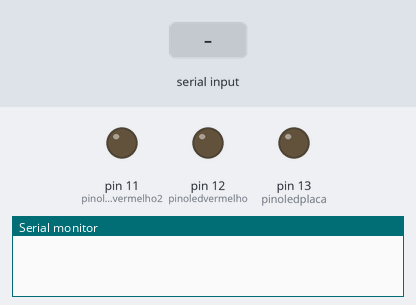
The sketch below on a simulated Arduino Uno, built with avr-gcc and run on an emulated ATmega328P. On the bench: output pins drawn as LEDs (lit = HIGH), the last lines printed to the serial monitor. Dashed ring = blinking. The test bench sets the inputs (shaded band).

Above: at 1.2 s.
1.3 s: "P" received over Serial
At 4.2 s:
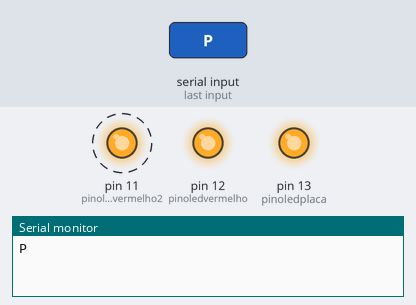
4.3 s: "1" received over Serial
At 4.75 s:
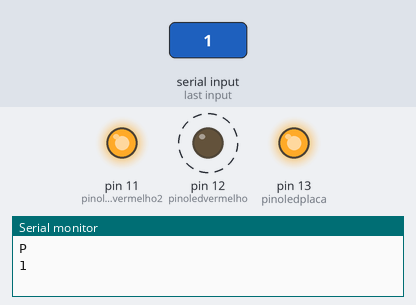
7.3 s: "0" received over Serial
At 7.45 s:
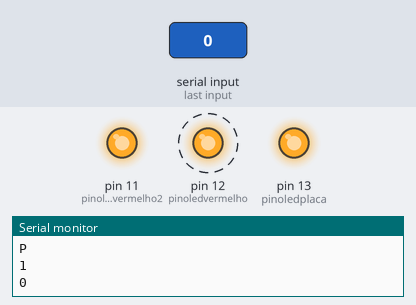
10.3 s: "2" received over Serial
At 10.45 s:
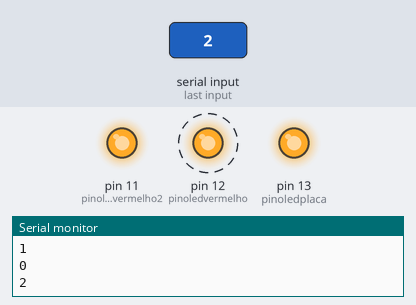
Timing chart, 0 to 14.3 s (numbered marks = the images above; inputs shaded):
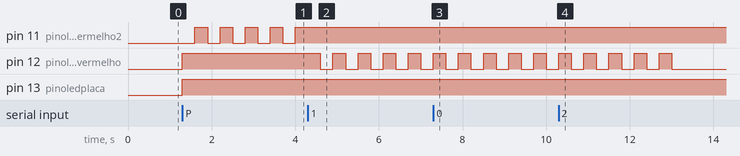

Measured:
- after the input at 1.3 s, pin 11 (pinoledvermelho2): alternates HIGH for 0.30 s and LOW for 0.30 s, starting after 0.30 s; pin 12 (pinoledvermelho), pin 13 (pinoledplaca): LOW → HIGH at once
- after the input at 4.3 s, pin 12 (pinoledvermelho): alternates HIGH for 0.30 s and LOW for 0.30 s, starting after 0.30 s
- after the input at 7.3 s, pin 12 (pinoledvermelho): alternates HIGH for 0.30 s and LOW for 0.30 s, starting at once
- after the input at 10.3 s, pin 12 (pinoledvermelho): alternates HIGH for 0.30 s and LOW for 0.30 s, 10 changes in all, then stays LOW, starting at once

The sketch:

codigo_ledvermelho_-_switch_case.ino
```cpp
//Criando as variáveis
//int = integer, numeros inteiros
//Dois iguais, comparação, um igual adicionando valor

int pinoledvermelho = 12;
int pinoledplaca = 13;
int pinoledvermelho2 = 11;

// Setup é a função/trecho de código que é executado uma única vez ao gravar o código no arduino
void setup() {

  // put your setup code here, to run once:
  // Função que configura a porta sendo INPUT ou OUTPUT
  Serial.begin(9600);
  pinMode(pinoledvermelho, OUTPUT);
  pinMode(pinoledplaca, OUTPUT);
  pinMode(pinoledvermelho2, OUTPUT);
  digitalWrite(pinoledvermelho, LOW);
  digitalWrite(pinoledplaca, LOW);
  digitalWrite(pinoledvermelho2, LOW);
}
void piscaled (int led1, int led2) {
  digitalWrite(pinoledvermelho, HIGH);
  delay(300);
  digitalWrite(pinoledvermelho, LOW);
  delay(300);
}
void loop() {
  // put your main code here, to run repeatedly:

  //Estrutura de repetição que funciona no momento em que o codigo for gravado no arduino logo após a execução do setup
  if ( Serial.available () > 0) { //verifica se há mensagem na serial
    char mensagem = Serial.read(); // armazena em uma variavel o que está sendo lindo na serial
    Serial.println(mensagem); // mostra na tela o que está sendo lido

    if ( mensagem > 0) {
      int contador = 0;
      while (contador < 5) {
        switch (mensagem) {
          case 'P':
            digitalWrite(pinoledvermelho, HIGH);
            digitalWrite(pinoledplaca, HIGH);
            digitalWrite(pinoledvermelho2, LOW);
            delay(300);
            digitalWrite(pinoledvermelho2, HIGH);
            delay(300);
            contador++;
            break;
          case 'Q':
            digitalWrite(pinoledvermelho, LOW);
            digitalWrite(pinoledplaca, LOW);
            digitalWrite(pinoledvermelho2, LOW);
            contador++;
            break;
          default:
            piscaled(pinoledvermelho, pinoledvermelho);
            contador++;
            break;
        }
      }
    }
  }
}
```
